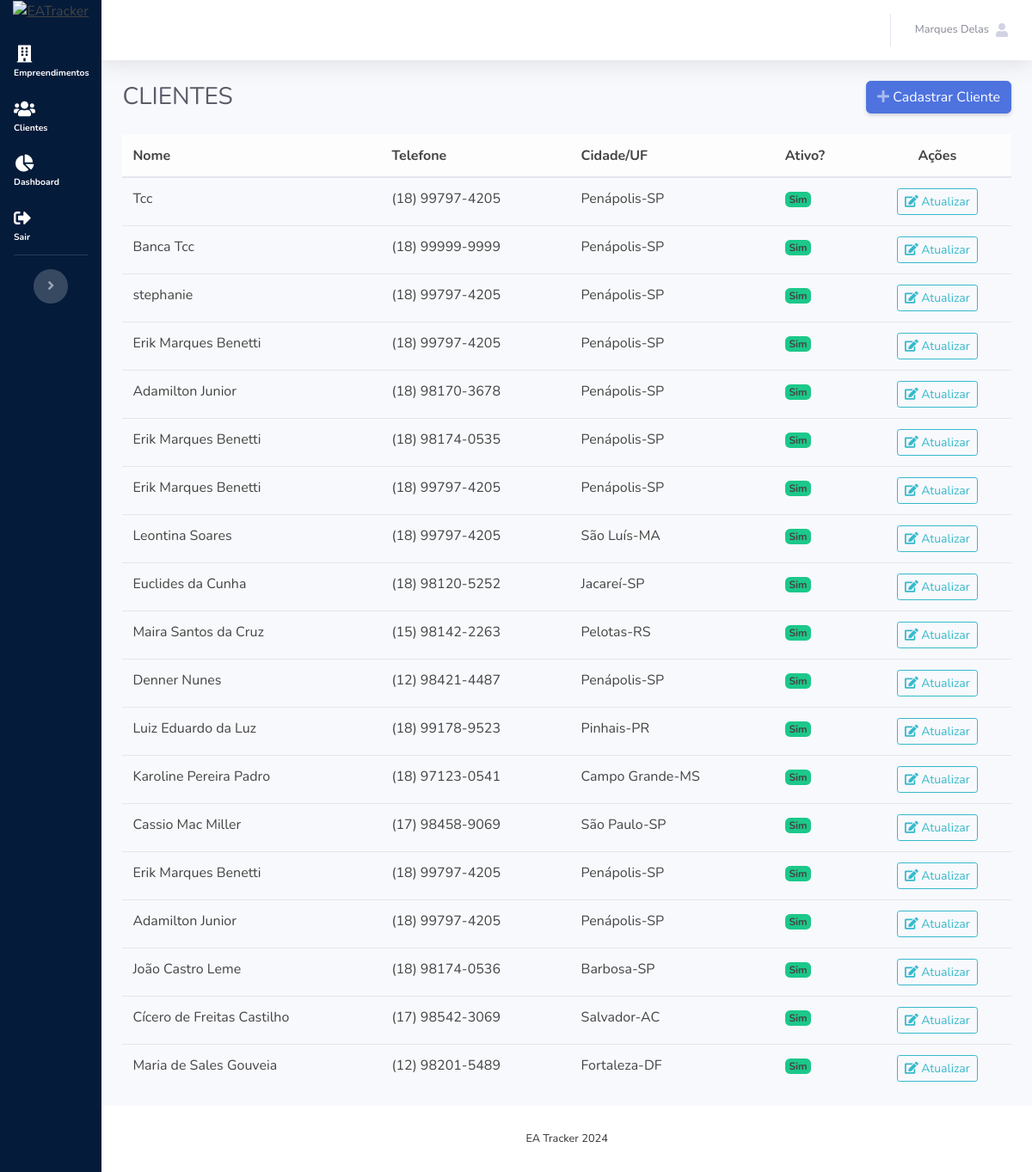
Screenshot of /gestor/clientes/ (signed in) with the database file from the repository.
### usuarios/models.py (models this page shows, shortened)
class Usuario(AbstractUser):
    username = None  # Usamos o email como o campo USERNAME_FIELD
    email = models.EmailField(unique=True)
    tipo_usuario = models.CharField(max_length=20, choices=TIPOS_USUARIOS)
    nome_sobrenome = models.CharField(max_length=60)
    telefone = models.CharField(max_length=15)
    cidade = models.CharField(max_length=80, null=True, blank=True)
    estado = models.CharField(max_length=2, choices=ESTADOS_BRASILEIROS, default="AC")
    foto = models.ImageField(upload_to="foto/%Y/%m/%d", default="usuario-padrao.png", null=True, blank=True)
    bloco = models.CharField(max_length=20, null=True, blank=True)
    unidade = models.CharField(max_length=20, null=True, blank=True)
    cadastrado_por = models.CharField(max_length=20, null=True, blank=True)
    empreendimento = models.ForeignKey(
        Empreendimento,
        related_name='usuarios',
        on_delete=models.CASCADE,
        null=True,
        blank=True,
    )
    codigo_verificacao = models.CharField(max_length=6, null=True, blank=True)
    codigo_expiracao = models.DateTimeField(null=True, blank=True)
    USERNAME_FIELD = "email"  # Definimos o email como identificador principal
    REQUIRED_FIELDS = []  # Outros campos necessários para criação de superusuários
    objects = UserManager()  # Utilizando um manager customizado
    class Meta:
        verbose_name = "Usuário"
        verbose_name_plural = "Usuários"
    @property
    def usuario_ativo(self):
        return "Ativo" if self.is_active else "Inativo"

### gestores/views.py (the view)
# urls.py: path("clientes/", view=views.ClienteListView.as_view(), name="clientes"),
class ClienteListView(LoginGestorMixin, ListView):
    model = Usuario
    queryset = Usuario.objects.filter(tipo_usuario="CLIENTE")
    ordering = ["-id"]
    paginate_by = 100
    login_url = "/login/"
    template_name = "gestor/clientes.html"

### usuarios/mixins.py (called while the page is built)
    def dispatch(self, request, *args, **kwargs):
        if not request.user.is_authenticated or request.user.tipo_usuario != "GESTOR":
            logout(request)
            return redirect("usuarios:login-usuario")
        return super().dispatch(request, *args, **kwargs)

### templates/gestor/clientes.html (shortened to what this page needs)
{% extends 'base.html' %}
{% block content %}
    {% include '_partials/sidebar.html' %}
    <div id="content-wrapper" class="d-flex flex-column">
        <div id="content">
            {% include '_partials/topbar.html' %}
            <div class="container-fluid">
                <div class="d-sm-flex align-items-center justify-content-between mb-4">
                    <h1 class="h3 mb-0 text-gray-800 text-uppercase">Clientes</h1>
                    <a href="{% url 'gestores:cliente-create' %}" class="btn btn-primary shadow-sm">
                        <i class="fas fa-plus text-white-50"></i> Cadastrar Cliente
                    </a>
                </div>
                <div class="row">
                    <div class="col-xl-12 col-md-12">
                        <div class="table-responsive">
                            {% if object_list %}
                                <table class="table table-hover align-middle">
                                    <thead class="table-light">
                                        <tr>
                                            <th scope="col">Nome</th>
                                            <th scope="col">Telefone</th>
                                            <th scope="col">Cidade/UF</th>
                                            <th scope="col">Ativo?</th>
                                            <th scope="col" class="text-center">Ações</th>
                                        </tr>
                                    </thead>
                                    <tbody>
                                        {% for cliente in object_list %}
                                            <tr>
                                                <td class="fw-bold">{{ cliente.nome_sobrenome }}</td>
                                                <td>{{ cliente.telefone }}</td>
                                                <td>{{ cliente.cidade }}-{{ cliente.estado }}</td>
                                                <td>
                                                    {% if cliente.usuario_ativo %}
                                                        <span class="badge bg-success">Sim</span>
                                                    {% else %}
                                                        <span class="badge bg-danger">Não</span>
                                                    {% endif %}
                                                </td>
                                                <td class="text-center">
                                                    <a href="{% url 'gestores:cliente-update' cliente.id %}" class="btn btn-outline-info btn-sm">
                                                        <i class="fas fa-edit"></i> Atualizar
                                                    </a>
                                                </td>
                                            </tr>
                                        {% endfor %}
                                    </tbody>
                                </table>
                            {% else %}
                                <div class="alert alert-primary text-uppercase text-center w-50 mx-auto mt-4" role="alert">
                                    Nenhum cliente encontrado
                                </div>
                            {% endif %}
                        </div>
                    </div>
                </div>
            </div>
        </div>
        {% include '_partials/footer.html' %}
    </div>
{% endblock %}

### templates/_partials/topbar.html (shortened to what this page needs)
{% load static %}
<nav class="navbar navbar-expand navbar-light bg-white topbar mb-4 static-top shadow">
    <ul class="navbar-nav ml-auto">
        <li class="nav-item dropdown no-arrow">
            <a class="nav-link dropdown-toggle" href="#" id="userDropdown" role="button"
                data-toggle="dropdown" aria-haspopup="true" aria-expanded="false">
                <span class="mr-2 d-none d-lg-inline text-gray-600 small">
                    {{request.user.nome_sobrenome}}
                </span>
                <i class="fa fa-user"></i>
            </a>
        </li>
    </ul>
</nav>

### config/static/css/fa.css (style rules this page uses)
.fa,.fab,.fad,.fal,.far,.fas { -moz-osx-font-smoothing:grayscale;-webkit-font-smoothing:antialiased;display:inline-block;font-style:normal;font-variant:normal;text-rendering:auto;line-height:1 }
.fa-edit:before { content:"\f044" }
.fa-plus:before { content:"\f067" }
.fa-user:before { content:"\f007" }

### rows the page displays
Usuario: user.nome_sobrenome "Marques Delas"
Usuario: nome_sobrenome "Tcc", telefone "(18) 99797-4205", cidade "Penápolis", estado "SP", is_active "Sim"
Usuario: nome_sobrenome "Banca Tcc", telefone "(18) 99999-9999", cidade "Penápolis", estado "SP", is_active "Sim"
Usuario: nome_sobrenome "stephanie", telefone "(18) 99797-4205", cidade "Penápolis", estado "SP", is_active "Sim"
Usuario: nome_sobrenome "Erik Marques Benetti", telefone "(18) 99797-4205", cidade "Penápolis", estado "SP", is_active "Sim"
Usuario: nome_sobrenome "Adamilton Junior", telefone "(18) 98170-3678", cidade "Penápolis", estado "SP", is_active "Sim"
Usuario: nome_sobrenome "Erik Marques Benetti", telefone "(18) 98174-0535", cidade "Penápolis", estado "SP", is_active "Sim"
Usuario: nome_sobrenome "Erik Marques Benetti", telefone "(18) 99797-4205", cidade "Penápolis", estado "SP", is_active "Sim"
Usuario: nome_sobrenome "Leontina Soares", telefone "(18) 99797-4205", cidade "São Luís", estado "MA", is_active "Sim"
Usuario: nome_sobrenome "Euclides da Cunha", telefone "(18) 98120-5252", cidade "Jacareí", estado "SP", is_active "Sim"
Usuario: nome_sobrenome "Maira Santos da Cruz", telefone "(15) 98142-2263", cidade "Pelotas", estado "RS", is_active "Sim"
Usuario: nome_sobrenome "Denner Nunes", telefone "(12) 98421-4487", cidade "Penápolis", estado "SP", is_active "Sim"
Usuario: nome_sobrenome "Luiz Eduardo da Luz", telefone "(18) 99178-9523", cidade "Pinhais", estado "PR", is_active "Sim"
Usuario: nome_sobrenome "Karoline Pereira Padro", telefone "(18) 97123-0541", cidade "Campo Grande", estado "MS", is_active "Sim"
Usuario: nome_sobrenome "Cassio Mac Miller", telefone "(17) 98458-9069", cidade "São Paulo", estado "SP", is_active "Sim"
Usuario: nome_sobrenome "Erik Marques Benetti", telefone "(18) 99797-4205", cidade "Penápolis", estado "SP", is_active "Sim"
Usuario: nome_sobrenome "Adamilton Junior", telefone "(18) 99797-4205", cidade "Penápolis", estado "SP", is_active "Sim"
Usuario: nome_sobrenome "João Castro Leme", telefone "(18) 98174-0536", cidade "Barbosa", estado "SP", is_active "Sim"
Usuario: nome_sobrenome "Cícero de Freitas Castilho", telefone "(17) 98542-3069", cidade "Salvador", estado "AC", is_active "Sim"
Usuario: nome_sobrenome "Maria de Sales Gouveia", telefone "(12) 98201-5489", cidade "Fortaleza", estado "DF", is_active "Sim"
